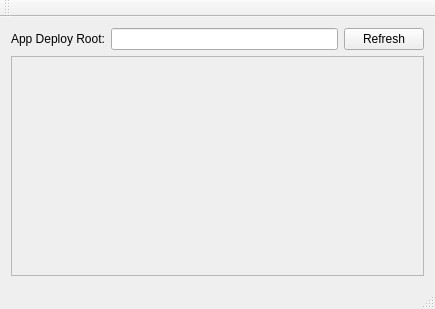
<?xml version="1.0" encoding="UTF-8"?>
<ui version="4.0">
 <class>MainWindow</class>
 <widget class="QMainWindow" name="MainWindow">
  <property name="geometry">
   <rect>
    <x>0</x>
    <y>0</y>
    <width>435</width>
    <height>309</height>
   </rect>
  </property>
  <property name="windowTitle">
   <string>MainWindow</string>
  </property>
  <widget class="QWidget" name="centralWidget">
   <layout class="QGridLayout" name="gridLayout">
    <item row="0" column="0">
     <widget class="QLabel" name="label">
      <property name="text">
       <string>App Deploy Root:</string>
      </property>
     </widget>
    </item>
    <item row="0" column="1">
     <widget class="QLineEdit" name="lineEdit"/>
    </item>
    <item row="0" column="2">
     <widget class="QPushButton" name="pushButton">
      <property name="text">
       <string>Refresh</string>
      </property>
     </widget>
    </item>
    <item row="1" column="0" colspan="3">
     <widget class="QScrollArea" name="scrollArea">
      <property name="widgetResizable">
       <bool>true</bool>
      </property>
      <widget class="QWidget" name="saw">
       <property name="geometry">
        <rect>
         <x>0</x>
         <y>0</y>
         <width>421</width>
         <height>220</height>
        </rect>
       </property>
      </widget>
     </widget>
    </item>
   </layout>
  </widget>
  <widget class="QMenuBar" name="menuBar">
   <property name="geometry">
    <rect>
     <x>0</x>
     <y>0</y>
     <width>435</width>
     <height>17</height>
    </rect>
   </property>
  </widget>
  <widget class="QToolBar" name="mainToolBar">
   <attribute name="toolBarArea">
    <enum>TopToolBarArea</enum>
   </attribute>
   <attribute name="toolBarBreak">
    <bool>false</bool>
   </attribute>
  </widget>
  <widget class="QStatusBar" name="statusBar"/>
 </widget>
 <layoutdefault spacing="6" margin="11"/>
 <resources/>
 <connections/>
</ui>
